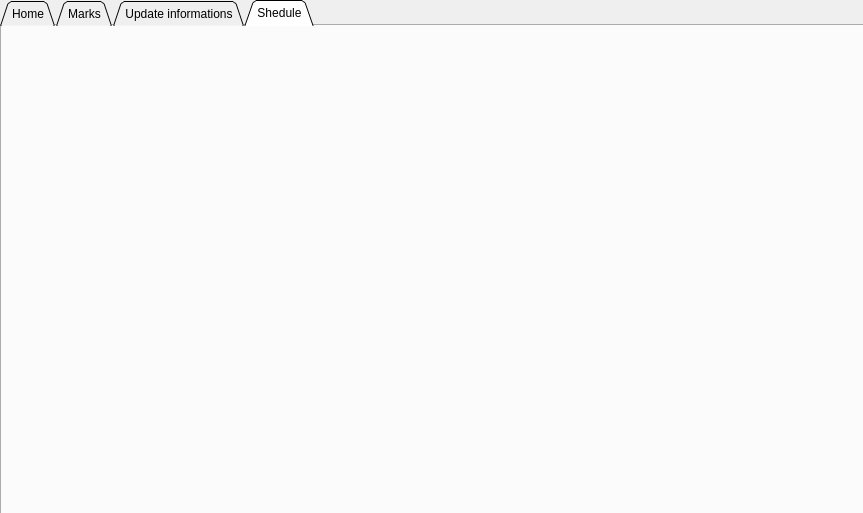
<?xml version="1.0" encoding="UTF-8"?>
<ui version="4.0">
 <class>student</class>
 <widget class="QWidget" name="student">
  <property name="geometry">
   <rect>
    <x>0</x>
    <y>0</y>
    <width>863</width>
    <height>513</height>
   </rect>
  </property>
  <property name="windowTitle">
   <string>Form</string>
  </property>
  <property name="styleSheet">
   <string notr="true">background: url(/home/tarek/Documents/QT projects/Ensia/assets/student-background.jpg);
font: 500 13pt &quot;Ubuntu Mono&quot;;
color:black;</string>
  </property>
  <widget class="QTabWidget" name="tabWidget">
   <property name="geometry">
    <rect>
     <x>0</x>
     <y>0</y>
     <width>871</width>
     <height>521</height>
    </rect>
   </property>
   <property name="styleSheet">
    <string notr="true"/>
   </property>
   <property name="tabShape">
    <enum>QTabWidget::Triangular</enum>
   </property>
   <property name="currentIndex">
    <number>3</number>
   </property>
   <widget class="QWidget" name="StudentDashboard">
    <attribute name="title">
     <string>Home</string>
    </attribute>
    <widget class="QGroupBox" name="groupBox">
     <property name="geometry">
      <rect>
       <x>80</x>
       <y>90</y>
       <width>571</width>
       <height>301</height>
      </rect>
     </property>
     <property name="styleSheet">
      <string notr="true">background:rgb(98, 160, 234)</string>
     </property>
     <property name="title">
      <string>informations</string>
     </property>
     <widget class="QLineEdit" name="lineEdit_student_fullname">
      <property name="geometry">
       <rect>
        <x>270</x>
        <y>50</y>
        <width>171</width>
        <height>25</height>
       </rect>
      </property>
      <property name="styleSheet">
       <string notr="true">color:black;
background:rgb(222, 221, 218);
border-radius:3px;</string>
      </property>
      <property name="readOnly">
       <bool>true</bool>
      </property>
     </widget>
     <widget class="QLineEdit" name="lineEdit_student_email">
      <property name="geometry">
       <rect>
        <x>270</x>
        <y>90</y>
        <width>171</width>
        <height>25</height>
       </rect>
      </property>
      <property name="styleSheet">
       <string notr="true">color:black;
background:rgb(222, 221, 218);
border-radius:3px;</string>
      </property>
      <property name="readOnly">
       <bool>true</bool>
      </property>
     </widget>
     <widget class="QLineEdit" name="lineEdit_student_date">
      <property name="geometry">
       <rect>
        <x>270</x>
        <y>130</y>
        <width>171</width>
        <height>25</height>
       </rect>
      </property>
      <property name="styleSheet">
       <string notr="true">color:black;
background:rgb(222, 221, 218);
border-radius:3px;</string>
      </property>
      <property name="readOnly">
       <bool>true</bool>
      </property>
     </widget>
     <widget class="QLineEdit" name="lineEdit_student_phone">
      <property name="geometry">
       <rect>
        <x>270</x>
        <y>170</y>
        <width>171</width>
        <height>25</height>
       </rect>
      </property>
      <property name="styleSheet">
       <string notr="true">color:black;
background:rgb(222, 221, 218);
border-radius:3px;</string>
      </property>
      <property name="readOnly">
       <bool>true</bool>
      </property>
     </widget>
     <widget class="QLineEdit" name="lineEdit_student_id">
      <property name="geometry">
       <rect>
        <x>270</x>
        <y>210</y>
        <width>171</width>
        <height>25</height>
       </rect>
      </property>
      <property name="styleSheet">
       <string notr="true">color:black;
background:rgb(222, 221, 218);
border-radius:3px;</string>
      </property>
      <property name="readOnly">
       <bool>true</bool>
      </property>
     </widget>
     <widget class="QLabel" name="label">
      <property name="geometry">
       <rect>
        <x>50</x>
        <y>60</y>
        <width>101</width>
        <height>17</height>
       </rect>
      </property>
      <property name="styleSheet">
       <string notr="true"/>
      </property>
      <property name="text">
       <string>Full name</string>
      </property>
     </widget>
     <widget class="QLabel" name="label_2">
      <property name="geometry">
       <rect>
        <x>50</x>
        <y>100</y>
        <width>66</width>
        <height>17</height>
       </rect>
      </property>
      <property name="text">
       <string>Email</string>
      </property>
     </widget>
     <widget class="QLabel" name="label_3">
      <property name="geometry">
       <rect>
        <x>50</x>
        <y>140</y>
        <width>141</width>
        <height>17</height>
       </rect>
      </property>
      <property name="text">
       <string>Date of birth</string>
      </property>
     </widget>
     <widget class="QLabel" name="label_4">
      <property name="geometry">
       <rect>
        <x>50</x>
        <y>180</y>
        <width>66</width>
        <height>17</height>
       </rect>
      </property>
      <property name="text">
       <string>phone</string>
      </property>
     </widget>
     <widget class="QLabel" name="label_5">
      <property name="geometry">
       <rect>
        <x>50</x>
        <y>220</y>
        <width>66</width>
        <height>17</height>
       </rect>
      </property>
      <property name="text">
       <string>ID</string>
      </property>
     </widget>
     <widget class="QLabel" name="label_6">
      <property name="geometry">
       <rect>
        <x>50</x>
        <y>260</y>
        <width>66</width>
        <height>17</height>
       </rect>
      </property>
      <property name="text">
       <string>Year</string>
      </property>
     </widget>
     <widget class="QLineEdit" name="lineEdit_student_year">
      <property name="geometry">
       <rect>
        <x>270</x>
        <y>250</y>
        <width>171</width>
        <height>25</height>
       </rect>
      </property>
      <property name="styleSheet">
       <string notr="true">color:black;
background:rgb(222, 221, 218);
border-radius:3px;</string>
      </property>
      <property name="readOnly">
       <bool>true</bool>
      </property>
     </widget>
    </widget>
   </widget>
   <widget class="QWidget" name="marks">
    <attribute name="title">
     <string>Marks</string>
    </attribute>
    <widget class="QFrame" name="frame">
     <property name="geometry">
      <rect>
       <x>70</x>
       <y>70</y>
       <width>731</width>
       <height>331</height>
      </rect>
     </property>
     <property name="styleSheet">
      <string notr="true">background:rgb(98, 160, 234);
color:black;</string>
     </property>
     <property name="frameShape">
      <enum>QFrame::StyledPanel</enum>
     </property>
     <property name="frameShadow">
      <enum>QFrame::Raised</enum>
     </property>
     <widget class="QLabel" name="label_11">
      <property name="geometry">
       <rect>
        <x>30</x>
        <y>212</y>
        <width>91</width>
        <height>25</height>
       </rect>
      </property>
      <property name="text">
       <string>average</string>
      </property>
     </widget>
     <widget class="QLabel" name="label_10">
      <property name="geometry">
       <rect>
        <x>30</x>
        <y>181</y>
        <width>91</width>
        <height>25</height>
       </rect>
      </property>
      <property name="text">
       <string>cc</string>
      </property>
     </widget>
     <widget class="QLineEdit" name="lineEdit_6">
      <property name="geometry">
       <rect>
        <x>148</x>
        <y>243</y>
        <width>81</width>
        <height>25</height>
       </rect>
      </property>
      <property name="readOnly">
       <bool>true</bool>
      </property>
     </widget>
     <widget class="QLineEdit" name="lineEdit_average_1">
      <property name="geometry">
       <rect>
        <x>148</x>
        <y>212</y>
        <width>81</width>
        <height>25</height>
       </rect>
      </property>
      <property name="styleSheet">
       <string notr="true">color:black;
background:rgb(222, 221, 218);
border-radius:3px;</string>
      </property>
      <property name="readOnly">
       <bool>true</bool>
      </property>
     </widget>
     <widget class="QLineEdit" name="lineEdit_midterm_1">
      <property name="geometry">
       <rect>
        <x>148</x>
        <y>119</y>
        <width>81</width>
        <height>25</height>
       </rect>
      </property>
      <property name="styleSheet">
       <string notr="true">color:black;
background:rgb(222, 221, 218);
border-radius:3px;</string>
      </property>
      <property name="readOnly">
       <bool>true</bool>
      </property>
     </widget>
     <widget class="QLineEdit" name="lineEdit_cc_1">
      <property name="geometry">
       <rect>
        <x>148</x>
        <y>181</y>
        <width>81</width>
        <height>25</height>
       </rect>
      </property>
      <property name="styleSheet">
       <string notr="true">color:black;
background:rgb(222, 221, 218);
border-radius:3px;</string>
      </property>
      <property name="readOnly">
       <bool>true</bool>
      </property>
     </widget>
     <widget class="QLineEdit" name="lineEdit_name_1">
      <property name="geometry">
       <rect>
        <x>148</x>
        <y>88</y>
        <width>81</width>
        <height>25</height>
       </rect>
      </property>
      <property name="styleSheet">
       <string notr="true">color:black;
background:rgb(222, 221, 218);
border-radius:3px;</string>
      </property>
      <property name="readOnly">
       <bool>true</bool>
      </property>
     </widget>
     <widget class="QLabel" name="label_9">
      <property name="geometry">
       <rect>
        <x>30</x>
        <y>150</y>
        <width>101</width>
        <height>25</height>
       </rect>
      </property>
      <property name="text">
       <string>Final Exam</string>
      </property>
     </widget>
     <widget class="QLabel" name="label_7">
      <property name="geometry">
       <rect>
        <x>30</x>
        <y>88</y>
        <width>111</width>
        <height>25</height>
       </rect>
      </property>
      <property name="text">
       <string>Course name</string>
      </property>
     </widget>
     <widget class="QLabel" name="label_12">
      <property name="geometry">
       <rect>
        <x>30</x>
        <y>243</y>
        <width>91</width>
        <height>25</height>
       </rect>
      </property>
      <property name="text">
       <string>Remark</string>
      </property>
     </widget>
     <widget class="QLabel" name="label_8">
      <property name="geometry">
       <rect>
        <x>30</x>
        <y>120</y>
        <width>91</width>
        <height>25</height>
       </rect>
      </property>
      <property name="text">
       <string>Midterm</string>
      </property>
     </widget>
     <widget class="QLineEdit" name="lineEdit_finalexam_1">
      <property name="geometry">
       <rect>
        <x>148</x>
        <y>150</y>
        <width>81</width>
        <height>25</height>
       </rect>
      </property>
      <property name="styleSheet">
       <string notr="true">color:black;
background:rgb(222, 221, 218);
border-radius:3px;</string>
      </property>
      <property name="readOnly">
       <bool>true</bool>
      </property>
     </widget>
     <widget class="QLineEdit" name="lineEdit_7">
      <property name="geometry">
       <rect>
        <x>238</x>
        <y>242</y>
        <width>81</width>
        <height>25</height>
       </rect>
      </property>
      <property name="readOnly">
       <bool>true</bool>
      </property>
     </widget>
     <widget class="QLineEdit" name="lineEdit_cc_2">
      <property name="geometry">
       <rect>
        <x>238</x>
        <y>180</y>
        <width>81</width>
        <height>25</height>
       </rect>
      </property>
      <property name="styleSheet">
       <string notr="true">color:black;
background:rgb(222, 221, 218);
border-radius:3px;</string>
      </property>
      <property name="readOnly">
       <bool>true</bool>
      </property>
     </widget>
     <widget class="QLineEdit" name="lineEdit_name_2">
      <property name="geometry">
       <rect>
        <x>238</x>
        <y>87</y>
        <width>81</width>
        <height>25</height>
       </rect>
      </property>
      <property name="styleSheet">
       <string notr="true">color:black;
background:rgb(222, 221, 218);
border-radius:3px;</string>
      </property>
      <property name="readOnly">
       <bool>true</bool>
      </property>
     </widget>
     <widget class="QLineEdit" name="lineEdit_midterm_2">
      <property name="geometry">
       <rect>
        <x>238</x>
        <y>118</y>
        <width>81</width>
        <height>25</height>
       </rect>
      </property>
      <property name="styleSheet">
       <string notr="true">color:black;
background:rgb(222, 221, 218);
border-radius:3px;</string>
      </property>
      <property name="readOnly">
       <bool>true</bool>
      </property>
     </widget>
     <widget class="QLineEdit" name="lineEdit_average_2">
      <property name="geometry">
       <rect>
        <x>238</x>
        <y>211</y>
        <width>81</width>
        <height>25</height>
       </rect>
      </property>
      <property name="styleSheet">
       <string notr="true">color:black;
background:rgb(222, 221, 218);
border-radius:3px;</string>
      </property>
      <property name="readOnly">
       <bool>true</bool>
      </property>
     </widget>
     <widget class="QLineEdit" name="lineEdit_finalexam_2">
      <property name="geometry">
       <rect>
        <x>238</x>
        <y>149</y>
        <width>81</width>
        <height>25</height>
       </rect>
      </property>
      <property name="styleSheet">
       <string notr="true">color:black;
background:rgb(222, 221, 218);
border-radius:3px;</string>
      </property>
     </widget>
     <widget class="QLineEdit" name="lineEdit_name_3">
      <property name="geometry">
       <rect>
        <x>328</x>
        <y>87</y>
        <width>81</width>
        <height>25</height>
       </rect>
      </property>
      <property name="styleSheet">
       <string notr="true">color:black;
background:rgb(222, 221, 218);
border-radius:3px;</string>
      </property>
      <property name="readOnly">
       <bool>true</bool>
      </property>
     </widget>
     <widget class="QLineEdit" name="lineEdit_midterm_3">
      <property name="geometry">
       <rect>
        <x>328</x>
        <y>118</y>
        <width>81</width>
        <height>25</height>
       </rect>
      </property>
      <property name="styleSheet">
       <string notr="true">color:black;
background:rgb(222, 221, 218);
border-radius:3px;</string>
      </property>
      <property name="readOnly">
       <bool>true</bool>
      </property>
     </widget>
     <widget class="QLineEdit" name="lineEdit_cc_3">
      <property name="geometry">
       <rect>
        <x>328</x>
        <y>180</y>
        <width>81</width>
        <height>25</height>
       </rect>
      </property>
      <property name="styleSheet">
       <string notr="true">color:black;
background:rgb(222, 221, 218);
border-radius:3px;</string>
      </property>
      <property name="readOnly">
       <bool>true</bool>
      </property>
     </widget>
     <widget class="QLineEdit" name="lineEdit_average_3">
      <property name="geometry">
       <rect>
        <x>328</x>
        <y>211</y>
        <width>81</width>
        <height>25</height>
       </rect>
      </property>
      <property name="styleSheet">
       <string notr="true">color:black;
background:rgb(222, 221, 218);
border-radius:3px;</string>
      </property>
      <property name="readOnly">
       <bool>true</bool>
      </property>
     </widget>
     <widget class="QLineEdit" name="lineEdit_finalexam_3">
      <property name="geometry">
       <rect>
        <x>328</x>
        <y>149</y>
        <width>81</width>
        <height>25</height>
       </rect>
      </property>
      <property name="styleSheet">
       <string notr="true">color:black;
background:rgb(222, 221, 218);
border-radius:3px;</string>
      </property>
     </widget>
     <widget class="QLineEdit" name="lineEdit_18">
      <property name="geometry">
       <rect>
        <x>328</x>
        <y>242</y>
        <width>81</width>
        <height>25</height>
       </rect>
      </property>
      <property name="styleSheet">
       <string notr="true"/>
      </property>
      <property name="readOnly">
       <bool>true</bool>
      </property>
     </widget>
     <widget class="QLineEdit" name="lineEdit_average_4">
      <property name="geometry">
       <rect>
        <x>418</x>
        <y>211</y>
        <width>81</width>
        <height>25</height>
       </rect>
      </property>
      <property name="styleSheet">
       <string notr="true">color:black;
background:rgb(222, 221, 218);
border-radius:3px;</string>
      </property>
      <property name="readOnly">
       <bool>true</bool>
      </property>
     </widget>
     <widget class="QLineEdit" name="lineEdit_midterm_4">
      <property name="geometry">
       <rect>
        <x>418</x>
        <y>118</y>
        <width>81</width>
        <height>25</height>
       </rect>
      </property>
      <property name="styleSheet">
       <string notr="true">color:black;
background:rgb(222, 221, 218);
border-radius:3px;</string>
      </property>
      <property name="readOnly">
       <bool>true</bool>
      </property>
     </widget>
     <widget class="QLineEdit" name="lineEdit_finalexam_4">
      <property name="geometry">
       <rect>
        <x>418</x>
        <y>149</y>
        <width>81</width>
        <height>25</height>
       </rect>
      </property>
      <property name="styleSheet">
       <string notr="true">color:black;
background:rgb(222, 221, 218);
border-radius:3px;</string>
      </property>
     </widget>
     <widget class="QLineEdit" name="lineEdit_cc_4">
      <property name="geometry">
       <rect>
        <x>418</x>
        <y>180</y>
        <width>81</width>
        <height>25</height>
       </rect>
      </property>
      <property name="styleSheet">
       <string notr="true">color:black;
background:rgb(222, 221, 218);
border-radius:3px;</string>
      </property>
      <property name="readOnly">
       <bool>true</bool>
      </property>
     </widget>
     <widget class="QLineEdit" name="lineEdit_23">
      <property name="geometry">
       <rect>
        <x>418</x>
        <y>242</y>
        <width>81</width>
        <height>25</height>
       </rect>
      </property>
      <property name="styleSheet">
       <string notr="true"/>
      </property>
      <property name="readOnly">
       <bool>true</bool>
      </property>
     </widget>
     <widget class="QLineEdit" name="lineEdit_name_4">
      <property name="geometry">
       <rect>
        <x>418</x>
        <y>87</y>
        <width>81</width>
        <height>25</height>
       </rect>
      </property>
      <property name="styleSheet">
       <string notr="true">color:black;
background:rgb(222, 221, 218);
border-radius:3px;</string>
      </property>
      <property name="readOnly">
       <bool>true</bool>
      </property>
     </widget>
     <widget class="QLineEdit" name="lineEdit_25">
      <property name="geometry">
       <rect>
        <x>508</x>
        <y>243</y>
        <width>81</width>
        <height>25</height>
       </rect>
      </property>
      <property name="readOnly">
       <bool>true</bool>
      </property>
     </widget>
     <widget class="QLineEdit" name="lineEdit_cc_5">
      <property name="geometry">
       <rect>
        <x>508</x>
        <y>181</y>
        <width>81</width>
        <height>25</height>
       </rect>
      </property>
      <property name="styleSheet">
       <string notr="true">color:black;
background:rgb(222, 221, 218);
border-radius:3px;</string>
      </property>
      <property name="readOnly">
       <bool>true</bool>
      </property>
     </widget>
     <widget class="QLineEdit" name="lineEdit_average_5">
      <property name="geometry">
       <rect>
        <x>508</x>
        <y>212</y>
        <width>81</width>
        <height>25</height>
       </rect>
      </property>
      <property name="styleSheet">
       <string notr="true">color:black;
background:rgb(222, 221, 218);
border-radius:3px;</string>
      </property>
      <property name="readOnly">
       <bool>true</bool>
      </property>
     </widget>
     <widget class="QLineEdit" name="lineEdit_midterm_5">
      <property name="geometry">
       <rect>
        <x>508</x>
        <y>119</y>
        <width>81</width>
        <height>25</height>
       </rect>
      </property>
      <property name="styleSheet">
       <string notr="true">color:black;
background:rgb(222, 221, 218);
border-radius:3px;</string>
      </property>
      <property name="readOnly">
       <bool>true</bool>
      </property>
     </widget>
     <widget class="QLineEdit" name="lineEdit_name_5">
      <property name="geometry">
       <rect>
        <x>508</x>
        <y>88</y>
        <width>81</width>
        <height>25</height>
       </rect>
      </property>
      <property name="styleSheet">
       <string notr="true">color:black;
background:rgb(222, 221, 218);
border-radius:3px;</string>
      </property>
      <property name="readOnly">
       <bool>true</bool>
      </property>
     </widget>
     <widget class="QLineEdit" name="lineEdit_finalexam_5">
      <property name="geometry">
       <rect>
        <x>508</x>
        <y>150</y>
        <width>81</width>
        <height>25</height>
       </rect>
      </property>
      <property name="styleSheet">
       <string notr="true">color:black;
background:rgb(222, 221, 218);
border-radius:3px;</string>
      </property>
     </widget>
     <widget class="QLineEdit" name="lineEdit_name_6">
      <property name="geometry">
       <rect>
        <x>608</x>
        <y>87</y>
        <width>81</width>
        <height>25</height>
       </rect>
      </property>
      <property name="styleSheet">
       <string notr="true">color:black;
background:rgb(222, 221, 218);
border-radius:3px;</string>
      </property>
      <property name="readOnly">
       <bool>true</bool>
      </property>
     </widget>
     <widget class="QLineEdit" name="lineEdit_finalexam_6">
      <property name="geometry">
       <rect>
        <x>608</x>
        <y>149</y>
        <width>81</width>
        <height>25</height>
       </rect>
      </property>
      <property name="styleSheet">
       <string notr="true">color:black;
background:rgb(222, 221, 218);
border-radius:3px;</string>
      </property>
     </widget>
     <widget class="QLineEdit" name="lineEdit_cc_6">
      <property name="geometry">
       <rect>
        <x>608</x>
        <y>180</y>
        <width>81</width>
        <height>25</height>
       </rect>
      </property>
      <property name="styleSheet">
       <string notr="true">color:black;
background:rgb(222, 221, 218);
border-radius:3px;</string>
      </property>
      <property name="readOnly">
       <bool>true</bool>
      </property>
     </widget>
     <widget class="QLineEdit" name="lineEdit_average_6">
      <property name="geometry">
       <rect>
        <x>608</x>
        <y>211</y>
        <width>81</width>
        <height>25</height>
       </rect>
      </property>
      <property name="styleSheet">
       <string notr="true">color:black;
background:rgb(222, 221, 218);
border-radius:3px;</string>
      </property>
      <property name="readOnly">
       <bool>true</bool>
      </property>
     </widget>
     <widget class="QLineEdit" name="lineEdit_midterm_6">
      <property name="geometry">
       <rect>
        <x>608</x>
        <y>118</y>
        <width>81</width>
        <height>25</height>
       </rect>
      </property>
      <property name="styleSheet">
       <string notr="true">color:black;
background:rgb(222, 221, 218);
border-radius:3px;</string>
      </property>
      <property name="readOnly">
       <bool>true</bool>
      </property>
     </widget>
     <widget class="QLineEdit" name="lineEdit_36">
      <property name="geometry">
       <rect>
        <x>608</x>
        <y>242</y>
        <width>81</width>
        <height>25</height>
       </rect>
      </property>
      <property name="readOnly">
       <bool>true</bool>
      </property>
     </widget>
     <widget class="QLabel" name="label_13">
      <property name="geometry">
       <rect>
        <x>330</x>
        <y>30</y>
        <width>91</width>
        <height>41</height>
       </rect>
      </property>
      <property name="styleSheet">
       <string notr="true">font: 700 17pt &quot;Ubuntu&quot;;</string>
      </property>
      <property name="text">
       <string>Marks</string>
      </property>
     </widget>
    </widget>
   </widget>
   <widget class="QWidget" name="tab">
    <attribute name="title">
     <string>Update informations</string>
    </attribute>
    <widget class="QFrame" name="frame_2">
     <property name="geometry">
      <rect>
       <x>120</x>
       <y>70</y>
       <width>711</width>
       <height>401</height>
      </rect>
     </property>
     <property name="styleSheet">
      <string notr="true">background:rgb(98, 160, 234);</string>
     </property>
     <property name="frameShape">
      <enum>QFrame::StyledPanel</enum>
     </property>
     <property name="frameShadow">
      <enum>QFrame::Raised</enum>
     </property>
     <widget class="QLabel" name="label_14">
      <property name="geometry">
       <rect>
        <x>90</x>
        <y>200</y>
        <width>151</width>
        <height>31</height>
       </rect>
      </property>
      <property name="styleSheet">
       <string notr="true">border-radius:4px;</string>
      </property>
      <property name="text">
       <string>New password:</string>
      </property>
     </widget>
     <widget class="QLabel" name="label_15">
      <property name="geometry">
       <rect>
        <x>90</x>
        <y>150</y>
        <width>141</width>
        <height>31</height>
       </rect>
      </property>
      <property name="styleSheet">
       <string notr="true">border-radius:4px;</string>
      </property>
      <property name="text">
       <string>Old  password:</string>
      </property>
     </widget>
     <widget class="QLabel" name="label_16">
      <property name="geometry">
       <rect>
        <x>90</x>
        <y>100</y>
        <width>111</width>
        <height>31</height>
       </rect>
      </property>
      <property name="styleSheet">
       <string notr="true">
border-radius:4px;</string>
      </property>
      <property name="text">
       <string>ID:</string>
      </property>
     </widget>
     <widget class="QLineEdit" name="lineEdit_student_id_password">
      <property name="geometry">
       <rect>
        <x>270</x>
        <y>100</y>
        <width>151</width>
        <height>31</height>
       </rect>
      </property>
      <property name="styleSheet">
       <string notr="true">color:black;
background:rgb(222, 221, 218);
border-radius:3px;</string>
      </property>
      <property name="readOnly">
       <bool>true</bool>
      </property>
     </widget>
     <widget class="QLineEdit" name="lineEdit_student_oldpassword">
      <property name="geometry">
       <rect>
        <x>270</x>
        <y>150</y>
        <width>151</width>
        <height>31</height>
       </rect>
      </property>
      <property name="styleSheet">
       <string notr="true">color:black;
background:rgb(222, 221, 218);
border-radius:3px;</string>
      </property>
      <property name="echoMode">
       <enum>QLineEdit::Password</enum>
      </property>
     </widget>
     <widget class="QToolButton" name="toolButton_2">
      <property name="geometry">
       <rect>
        <x>430</x>
        <y>250</y>
        <width>161</width>
        <height>31</height>
       </rect>
      </property>
      <property name="styleSheet">
       <string notr="true">border-radius:5px;
background-color: rgb(192, 191, 188);</string>
      </property>
      <property name="text">
       <string>change password</string>
      </property>
     </widget>
     <widget class="QLineEdit" name="lineEdit_student_newpassword">
      <property name="geometry">
       <rect>
        <x>270</x>
        <y>200</y>
        <width>151</width>
        <height>31</height>
       </rect>
      </property>
      <property name="styleSheet">
       <string notr="true">color:black;
background:rgb(222, 221, 218);
border-radius:3px;</string>
      </property>
      <property name="echoMode">
       <enum>QLineEdit::Password</enum>
      </property>
     </widget>
     <widget class="QLabel" name="label_17">
      <property name="geometry">
       <rect>
        <x>20</x>
        <y>340</y>
        <width>66</width>
        <height>17</height>
       </rect>
      </property>
      <property name="text">
       <string>Note: </string>
      </property>
     </widget>
     <widget class="QPlainTextEdit" name="plainTextEdit">
      <property name="geometry">
       <rect>
        <x>20</x>
        <y>360</y>
        <width>621</width>
        <height>31</height>
       </rect>
      </property>
      <property name="styleSheet">
       <string notr="true">font: 9pt &quot;System-ui&quot;;
border-color: rgb(205, 171, 143);</string>
      </property>
      <property name="readOnly">
       <bool>true</bool>
      </property>
      <property name="plainText">
       <string>Good password contains digits uppercase, lowercase, characters, and length have to be be more than 8</string>
      </property>
     </widget>
     <widget class="QLabel" name="label_wrong_pass">
      <property name="geometry">
       <rect>
        <x>270</x>
        <y>180</y>
        <width>161</width>
        <height>17</height>
       </rect>
      </property>
      <property name="styleSheet">
       <string notr="true">color:red;
font: 300 8pt &quot;Ubuntu&quot;;</string>
      </property>
      <property name="text">
       <string/>
      </property>
     </widget>
    </widget>
   </widget>
   <widget class="QWidget" name="tab_2">
    <attribute name="title">
     <string>Shedule</string>
    </attribute>
    <widget class="QLabel" name="photolabel">
     <property name="geometry">
      <rect>
       <x>0</x>
       <y>0</y>
       <width>861</width>
       <height>481</height>
      </rect>
     </property>
     <property name="text">
      <string/>
     </property>
    </widget>
   </widget>
  </widget>
 </widget>
 <resources/>
 <connections/>
</ui>
